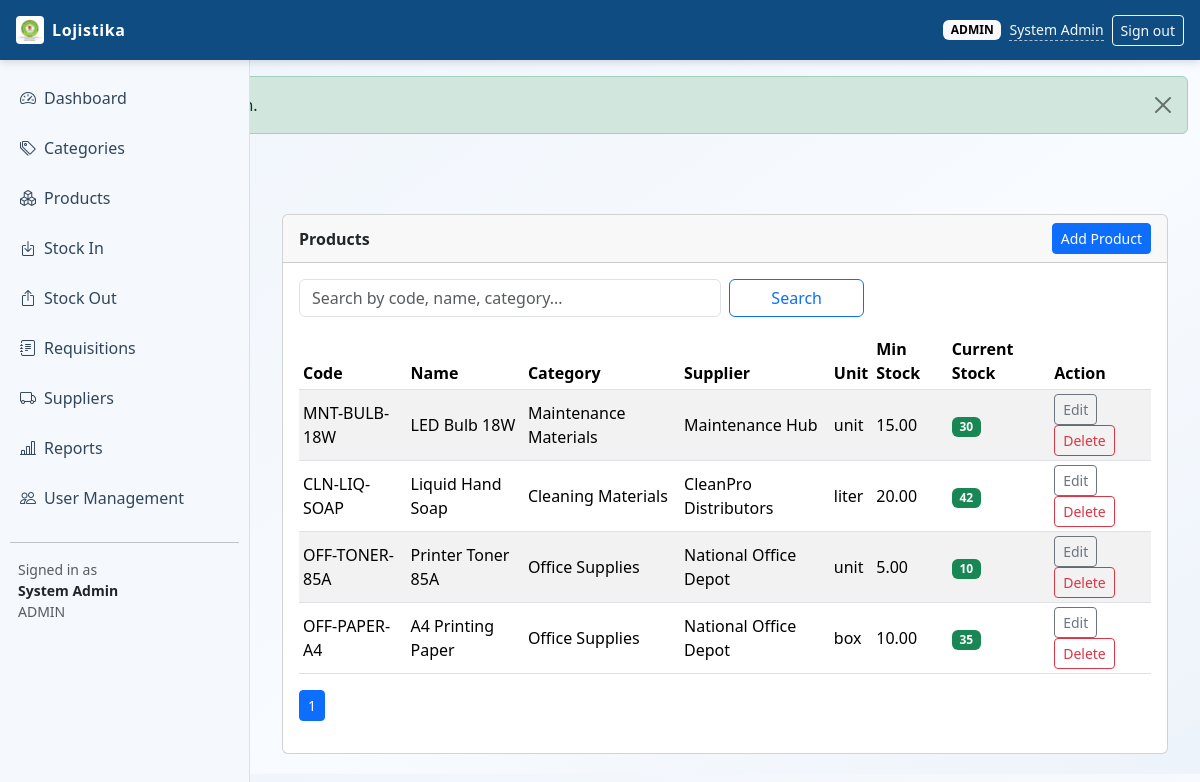
Screenshot of /index.php?page=products (signed in) with the database file from the repository.
### tables this page shows
CREATE TABLE products (
    id INT UNSIGNED AUTO_INCREMENT PRIMARY KEY,
    category_id INT UNSIGNED NOT NULL,
    supplier_id INT UNSIGNED NULL,
    code VARCHAR(50) NOT NULL,
    name VARCHAR(150) NOT NULL,
    unit ENUM('unit', 'liter', 'box', 'kg', 'pack') NOT NULL DEFAULT 'unit',
    min_stock DECIMAL(12,2) NOT NULL DEFAULT 0,
    is_active TINYINT(1) NOT NULL DEFAULT 1,
    created_by INT UNSIGNED NULL,
    updated_by INT UNSIGNED NULL,
    created_at TIMESTAMP NOT NULL DEFAULT CURRENT_TIMESTAMP,
    updated_at TIMESTAMP NOT NULL DEFAULT CURRENT_TIMESTAMP ON UPDATE CURRENT_TIMESTAMP,
    CONSTRAINT uq_products_code UNIQUE (code),
    CONSTRAINT fk_products_category FOREIGN KEY (category_id) REFERENCES categories(id) ON DELETE RESTRICT,
    CONSTRAINT fk_products_supplier FOREIGN KEY (supplier_id) REFERENCES suppliers(id) ON DELETE SET NULL,
    CONSTRAINT fk_products_created_by FOREIGN KEY (created_by) REFERENCES users(id) ON DELETE SET NULL,
    CONSTRAINT fk_products_updated_by FOREIGN KEY (updated_by) REFERENCES users(id) ON DELETE SET NULL
);

CREATE TABLE categories (
    id INT UNSIGNED AUTO_INCREMENT PRIMARY KEY,
    name VARCHAR(100) NOT NULL UNIQUE,
    description VARCHAR(255) NULL,
    created_by INT UNSIGNED NULL,
    updated_by INT UNSIGNED NULL,
    created_at TIMESTAMP NOT NULL DEFAULT CURRENT_TIMESTAMP,
    updated_at TIMESTAMP NOT NULL DEFAULT CURRENT_TIMESTAMP ON UPDATE CURRENT_TIMESTAMP,
    CONSTRAINT fk_categories_created_by FOREIGN KEY (created_by) REFERENCES users(id) ON DELETE SET NULL,
    CONSTRAINT fk_categories_updated_by FOREIGN KEY (updated_by) REFERENCES users(id) ON DELETE SET NULL
);

CREATE TABLE suppliers (
    id INT UNSIGNED AUTO_INCREMENT PRIMARY KEY,
    name VARCHAR(150) NOT NULL,
    contact_person VARCHAR(120) NULL,
    phone VARCHAR(30) NULL,
    email VARCHAR(120) NULL,
    address VARCHAR(255) NULL,
    created_by INT UNSIGNED NULL,
    updated_by INT UNSIGNED NULL,
    created_at TIMESTAMP NOT NULL DEFAULT CURRENT_TIMESTAMP,
    updated_at TIMESTAMP NOT NULL DEFAULT CURRENT_TIMESTAMP ON UPDATE CURRENT_TIMESTAMP,
    CONSTRAINT uq_suppliers_name UNIQUE (name),
    CONSTRAINT fk_suppliers_created_by FOREIGN KEY (created_by) REFERENCES users(id) ON DELETE SET NULL,
    CONSTRAINT fk_suppliers_updated_by FOREIGN KEY (updated_by) REFERENCES users(id) ON DELETE SET NULL
);

### config/helpers.php (called while the page is built, shortened)
<?php
require_once __DIR__ . '/db_connect.php';
function db(): mysqli
{
    return db_connect();
}
function h(?string $value): string
{
    return htmlspecialchars((string) $value, ENT_QUOTES, 'UTF-8');
}
function current_user(): ?array
{
    return $_SESSION['user'] ?? null;
}
function has_role(array $roles): bool
{
    $user = current_user();
    return in_array($user['role'], $roles, true);
}
function get_product_stock(int $productId): float
{
    $sql = "SELECT COALESCE(SUM(CASE WHEN movement_type = 'in' THEN quantity ELSE -quantity END), 0) AS balance
            FROM stock_movements
            WHERE product_id = ?";
    $stmt = db()->prepare($sql);
    $stmt->bind_param('i', $productId);
    $stmt->execute();
    $result = $stmt->get_result()->fetch_assoc();
    return (float) ($result['balance'] ?? 0);
}
function paginate(int $defaultPerPage = 10): array
{
    $page = max(1, (int) ($_GET['p'] ?? 1));
    $perPage = max(1, min(100, (int) ($_GET['per_page'] ?? $defaultPerPage)));
    $offset = ($page - 1) * $perPage;
    return [$page, $perPage, $offset];
}

### config/db_connect.php (called while the page is built, shortened)
<?php
function env_value(array $keys, string $default = ''): string
{
    return $default;
}
function file_db_config(): array
{
    $filePath = __DIR__ . DIRECTORY_SEPARATOR . 'db_credentials.php';
    if (!is_file($filePath)) {
        return [];
    }
    $config = require $filePath;
    return is_array($config) ? $config : [];
}
function db_config(): array
{
    $fileConfig = file_db_config();
    return [
        'host' => env_value(['DB_HOST', 'MYSQL_HOST', 'DATABASE_HOST'], (string) ($fileConfig['host'] ?? '127.0.0.1')),
        'port' => (int) env_value(['DB_PORT', 'MYSQL_PORT', 'DATABASE_PORT'], (string) ($fileConfig['port'] ?? '3306')),
        'user' => env_value(['DB_USER', 'MYSQL_USER', 'DATABASE_USER'], (string) ($fileConfig['user'] ?? 'root')),
        'pass' => env_value(['DB_PASS', 'MYSQL_PASSWORD', 'DATABASE_PASSWORD'], (string) ($fileConfig['pass'] ?? '')),
        'name' => env_value(['DB_NAME', 'MYSQL_DATABASE', 'DATABASE_NAME'], (string) ($fileConfig['name'] ?? 'logistics_lms')),
    ];
}
function db_connect(): mysqli
{
    static $conn = null;
    if ($conn instanceof mysqli) {
        return $conn;
    }
    $cfg = db_config();
    try {
        $conn = new mysqli($cfg['host'], $cfg['user'], $cfg['pass'], $cfg['name'], $cfg['port']);
    } catch (mysqli_sql_exception $e) {
        http_response_code(500);
        if (stripos($e->getMessage(), 'Unknown database') !== false) {
            $sqlFile = dirname(__DIR__) . DIRECTORY_SEPARATOR . 'database.sql';
            $message = 'Database "' . $cfg['name'] . '" does not exist. Import the project SQL file first.';
            if (is_file($sqlFile)) {
                $message .= ' Expected file: ' . $sqlFile;
            }
            exit($message);
        }
        if (stripos($e->getMessage(), 'Access denied for user') !== false) {
            $configFile = __DIR__ . DIRECTORY_SEPARATOR . 'db_credentials.php';
            $message = 'Database login failed for user "' . $cfg['user'] . '" at host "' . $cfg['host'] . '".';
            $message .= ' Set hosting credentials via environment variables or create: ' . $configFile;
            exit($message);
        }
        exit('Database connection failed: ' . $e->getMessage());
    }
    $conn->set_charset('utf8mb4');
    return $conn;
}

### modules/products/index.php (the view, shortened to what this page needs)
<?php
$q = trim($_GET['q'] ?? '');
[$currentPage, $perPage, $offset] = paginate(10);
$countSql = "SELECT COUNT(*) AS total
             FROM products p
             INNER JOIN categories c ON c.id = p.category_id
             WHERE p.name LIKE CONCAT('%', ?, '%') OR p.code LIKE CONCAT('%', ?, '%') OR c.name LIKE CONCAT('%', ?, '%')";
$countStmt = db()->prepare($countSql);
$countStmt->bind_param('sss', $q, $q, $q);
$countStmt->execute();
$totalRows = (int) ($countStmt->get_result()->fetch_assoc()['total'] ?? 0);
$totalPages = max(1, (int) ceil($totalRows / $perPage));
$listSql = "SELECT p.*, c.name AS category_name, s.name AS supplier_name
            FROM products p
            INNER JOIN categories c ON c.id = p.category_id
            LEFT JOIN suppliers s ON s.id = p.supplier_id
            WHERE p.name LIKE CONCAT('%', ?, '%') OR p.code LIKE CONCAT('%', ?, '%') OR c.name LIKE CONCAT('%', ?, '%')
            ORDER BY p.id DESC
            LIMIT ? OFFSET ?";
$stmt = db()->prepare($listSql);
$stmt->bind_param('sssii', $q, $q, $q, $perPage, $offset);
$stmt->execute();
$products = $stmt->get_result();
?>
<div class="container-fluid">
    <div class="card">
        <div class="card-header d-flex justify-content-between align-items-center">
            <span class="fw-semibold">Products</span>
            <a href="index.php?page=product_form" class="btn btn-primary btn-sm">Add Product</a>
        </div>
        <div class="card-body">
            <form class="row g-2 mb-3" method="get">
                <div class="col-md-6">
                    <input type="text" class="form-control" name="q" value="<?= h($q) ?>" placeholder="Search by code, name, category...">
                </div>
                <div class="col-md-2">
                    <button class="btn btn-outline-primary w-100" type="submit">Search</button>
                </div>
            </form>
            <div class="table-responsive">
                <table class="table table-striped align-middle table-sm">
                    <thead>
                    <tr>
                        <th>Code</th>
                        <th>Name</th>
                        <th>Category</th>
                        <th>Supplier</th>
                        <th>Unit</th>
                        <th>Min Stock</th>
                        <th>Current Stock</th>
                        <th>Action</th>
                    </tr>
                    </thead>
                    <tbody>
                    <?php if ($products->num_rows === 0): ?>
                        <tr><td colspan="8" class="text-center text-muted">No products found.</td></tr>
                    <?php else: ?>
                        <?php while ($row = $products->fetch_assoc()): ?>
                            <tr>
                                <td><?= h($row['code']) ?></td>
                                <td><?= h($row['name']) ?></td>
                                <td><?= h($row['category_name']) ?></td>
                                <td><?= h($row['supplier_name']) ?></td>
                                <td><?= h($row['unit']) ?></td>
                                <td><?= h((string) $row['min_stock']) ?></td>
                                <td>
                                    <?php $stock = get_product_stock((int) $row['id']); ?>
                                    <span class="badge <?= $stock <= (float) $row['min_stock'] ? 'text-bg-danger' : 'text-bg-success' ?>">
                                        <?= h((string) $stock) ?>
                                    </span>
                                </td>
                                <td>
                                    <a href="index.php?page=product_form&id=<?= (int) $row['id'] ?>" class="btn btn-sm btn-outline-secondary">Edit</a>
                                    <?php if (has_role(['admin'])): ?>
                                        <a href="index.php?page=products&delete=<?= (int) $row['id'] ?>" class="btn btn-sm btn-outline-danger" data-confirm="Delete this product?">Delete</a>
                                    <?php endif; ?>
                                </td>
                            </tr>
                        <?php endwhile; ?>
                    <?php endif; ?>
                    </tbody>
                </table>
            </div>
            <nav>
                <ul class="pagination pagination-sm">
                    <?php for ($i = 1; $i <= $totalPages; $i++): ?>
                        <li class="page-item <?= $i === $currentPage ? 'active' : '' ?>">
                            <a class="page-link" href="index.php?page=products&q=<?= urlencode($q) ?>&p=<?= $i ?>"><?= $i ?></a>
                        </li>
                    <?php endfor; ?>
                </ul>
            </nav>
        </div>
    </div>
</div>

### assets/css/style.css (style rules this page uses)
:root { --lms-header: #0f4c81; --lms-sidebar: #f5f8fc; --lms-accent: #1f6fb2; --lms-text: #1c2733; --lms-border: #d7e2ef; }
body { font-family: "Segoe UI", Tahoma, Geneva, Verdana, sans-serif; background: linear-gradient(145deg, #eef4fb 0%, #f8fbff 60%, #edf3fa 100%); color: var(--lms-text); }
.table thead { background: #edf4fb; }

### rows the page displays
products: code "MNT-BULB-18W", name "LED Bulb 18W", category.name "Maintenance Materials", supplier.name "Maintenance Hub", unit "unit", min_stock "15.00", stock "30"
products: code "CLN-LIQ-SOAP", name "Liquid Hand Soap", category.name "Cleaning Materials", supplier.name "CleanPro Distributors", unit "liter", min_stock "20.00", stock "42"
products: code "OFF-TONER-85A", name "Printer Toner 85A", category.name "Office Supplies", supplier.name "National Office Depot", unit "unit", min_stock "5.00", stock "10"
products: code "OFF-PAPER-A4", name "A4 Printing Paper", category.name "Office Supplies", supplier.name "National Office Depot", unit "box", min_stock "10.00", stock "35"

### other values shown
$user['role'] "ADMIN"
$user['full_name'] "System Admin"
